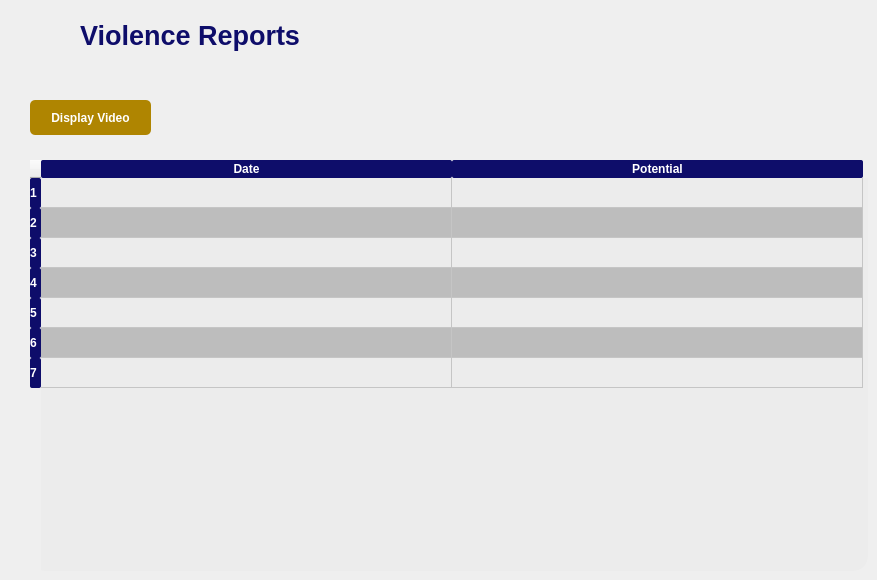
          <widget class="QWidget" name="page_5">
           <widget class="QPushButton" name="addStudent_button_2">
            <property name="geometry">
             <rect>
              <x>30</x>
              <y>100</y>
              <width>121</width>
              <height>35</height>
             </rect>
            </property>
            <property name="minimumSize">
             <size>
              <width>0</width>
              <height>35</height>
             </size>
            </property>
            <property name="maximumSize">
             <size>
              <width>16777215</width>
              <height>35</height>
             </size>
            </property>
            <property name="font">
             <font>
              <pointsize>-1</pointsize>
              <weight>75</weight>
              <bold>true</bold>
             </font>
            </property>
            <property name="styleSheet">
             <string notr="true">QPushButton{
	background-color: #af8501;
	color: #ffffff;
	border-radius: 5px;
	border: none;
	font-weight: bold;
	font-size: 12px;
	padding-left: 10px;
	padding-right: 10px;
}</string>
            </property>
            <property name="text">
             <string>Display Video</string>
            </property>
            <property name="icon">
             <iconset resource="resources.qrc">
              <normaloff>:/Icons/ad-blocker (2).png</normaloff>:/Icons/ad-blocker (2).png</iconset>
            </property>
            <property name="iconSize">
             <size>
              <width>16</width>
              <height>16</height>
             </size>
            </property>
           </widget>
           <widget class="QTableWidget" name="violence_reoprts_table">
            <property name="geometry">
             <rect>
              <x>30</x>
              <y>160</y>
              <width>838</width>
              <height>411</height>
             </rect>
            </property>
            <property name="sizePolicy">
             <sizepolicy hsizetype="Expanding" vsizetype="Expanding">
              <horstretch>0</horstretch>
              <verstretch>0</verstretch>
             </sizepolicy>
            </property>
            <property name="styleSheet">
             <string notr="true">QHeaderView::section{
	font-weight: bold;
	background-color: #0e0d6a;
	color: white;
	border-radius: 2px
}

QTableWidget{
	alternate-background-color: #bdbdbd;
	background-color: #ececec;
	border-radius:15px;
	color: #0e0d6a;

	
/*width: 821 px;
height: 661 px;*/
}</string>
            </property>
            <property name="verticalScrollBarPolicy">
             <enum>Qt::ScrollBarAsNeeded</enum>
            </property>
            <property name="sizeAdjustPolicy">
             <enum>QAbstractScrollArea::AdjustIgnored</enum>
            </property>
            <property name="alternatingRowColors">
             <bool>true</bool>
            </property>
            <attribute name="horizontalHeaderDefaultSectionSize">
             <number>411</number>
            </attribute>
            <row>
             <property name="text">
              <string>1</string>
             </property>
            </row>
            <row>
             <property name="text">
              <string>2</string>
             </property>
            </row>
            <row>
             <property name="text">
              <string>3</string>
             </property>
            </row>
            <row>
             <property name="text">
              <string>4</string>
             </property>
            </row>
            <row>
             <property name="text">
              <string>5</string>
             </property>
            </row>
            <row>
             <property name="text">
              <string>6</string>
             </property>
            </row>
            <row>
             <property name="text">
              <string>7</string>
             </property>
            </row>
            <column>
             <property name="text">
              <string>Date</string>
             </property>
            </column>
            <column>
             <property name="text">
              <string>Potential</string>
             </property>
            </column>
           </widget>
           <widget class="QLabel" name="label_13">
            <property name="geometry">
             <rect>
              <x>80</x>
              <y>20</y>
              <width>241</width>
              <height>31</height>
             </rect>
            </property>
            <property name="font">
             <font>
              <pointsize>20</pointsize>
              <weight>75</weight>
              <bold>true</bold>
             </font>
            </property>
            <property name="styleSheet">
             <string notr="true">color: rgb(14, 13, 106);</string>
            </property>
            <property name="text">
             <string>Violence Reports</string>
            </property>
           </widget>
           <widget class="QLabel" name="label_29">
            <property name="geometry">
             <rect>
              <x>30</x>
              <y>20</y>
              <width>41</width>
              <height>31</height>
             </rect>
            </property>
            <property name="text">
             <string/>
            </property>
            <property name="pixmap">
             <pixmap resource="resources.qrc">:/Icons/report (1).png</pixmap>
            </property>
            <property name="scaledContents">
             <bool>true</bool>
            </property>
           </widget>
          </widget>
